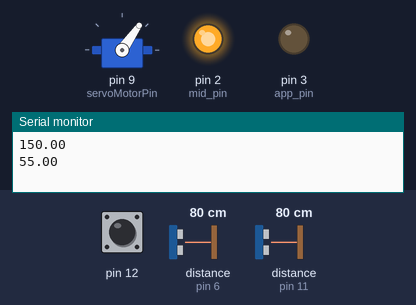
Simulated run of this sketch. Board: Arduino Uno, built with avr-gcc and run on an emulated ATmega328P. On the bench: servo, output pins drawn as LEDs (lit = HIGH), the last lines printed to the serial monitor. Wiring (inferred from the names in the program): ultrasonic range finder: trigger pin 5; echo pin 6. The inputs (shaded band) are chosen by the test bench; at power-on: distance to the obstacle (sensors on pin 6, pin 11) 80 cm, pin 12 HIGH. The echo pulse lasts 58.3 µs per cm; pins used as bus, display or sensor lines are not drawn.

Above: at 1.4 s.
1.5 s: distance to the obstacle (sensor on pin 6) set to 35 cm
At 2.6 s:
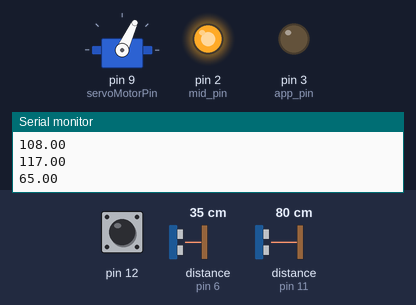
3.0 s: pin 12 pulled LOW for 0.15 s
At 4.2 s:
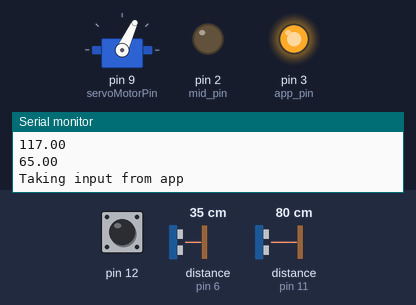
4.6 s: pin 12 pulled LOW for 1 s
At 6.3 s:
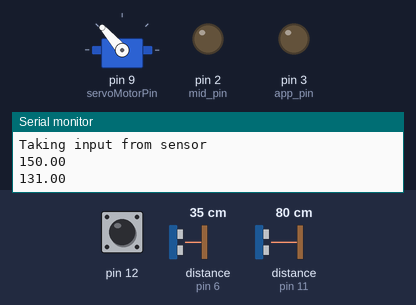
7.2 s: distance to the obstacle (sensor on pin 11) set to 39 cm
At 8.5 s:
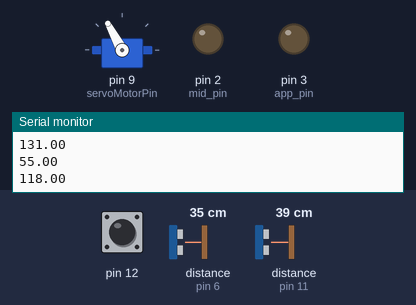
8.8 s: distance to the obstacle (sensor on pin 6) set to 60 cm
At 10.2 s:
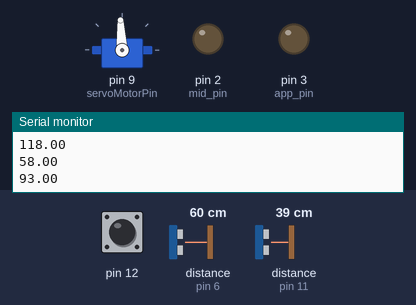
10.5 s: distance to the obstacle (sensor on pin 6) set to 2 cm
At 11.4 s:
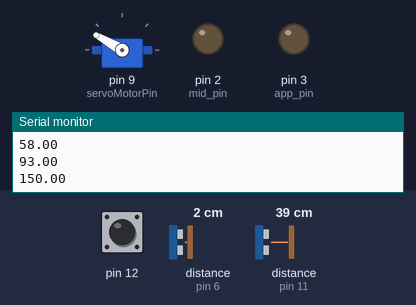
Timing chart, 0 to 13.1 s (numbered marks = the images above; inputs shaded):
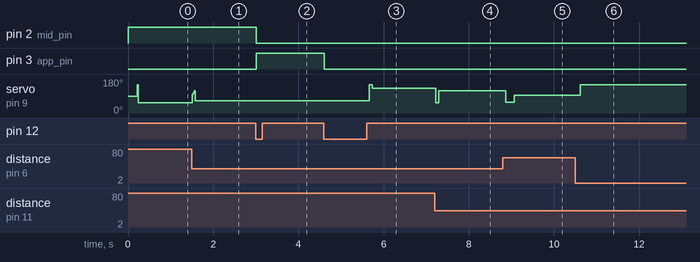

The sketch:

codev3.ino
```cpp
//sensor parameters

#define echoPin1  6  // controlled by car/app
#define trigPin1  5
#define echoPin2  11 // controlled by cube
#define trigPin2  10

#define app_pin 3
#define sensor_pin 4
#define mid_pin 2


bool from_app = false;
bool from_sensor = false;

int i = 0;

// sum for computing the average raw sensor value
float d1 = 0;
float d2 = 0;
float d3 = 0;
float distance = 0;

// motor parameters
#include <Servo.h>
Servo servo_motor;
int servoMotorPin = 9;


float setpoint = 22;
int period = 10;
float elapsedTime, time, timePrev;        //Variables for time control
float distance_previous_error, distance_error;
float PID_p, PID_i, PID_d, PID_total, PID_total_last;

float kp=6.3;
float ki=0.25;
float kd=380;

float servoAngle;


float measure_1 (void);
float measure_2 (void);

void setup()
{
  Serial.begin(9600);

  time = millis();

  pinMode(trigPin1, OUTPUT);
  pinMode(echoPin1, INPUT);
  pinMode(trigPin2, OUTPUT);
  pinMode(echoPin2, INPUT);

  pinMode(app_pin, OUTPUT);
  pinMode(sensor_pin, OUTPUT);
  pinMode(mid_pin, OUTPUT);
  pinMode(12, INPUT_PULLUP);
  digitalWrite(mid_pin, HIGH);

  servo_motor.attach(servoMotorPin);
  servo_motor.write(90);
  PID_total_last = 300;
  delay(200);

}

void loop()
{
//  unsigned long startTime = micros(); // this is used to measure the time it takes for the code to execute
  // obtain the sensor measurements

  if(digitalRead(12) == LOW){
    digitalWrite(2 + i, LOW);
    i ++;
    i %= 3;
    digitalWrite(2 + i, HIGH);

    if(i == 0){
      from_app = false;
      from_sensor = false;
      setpoint = 22;
      Serial.println("Center");

    }else if(i == 1){
      Serial.println("Taking input from app");
      from_app = true;


    }else if(i == 2){
      from_app = false;
      from_sensor = true;
      Serial.println("Taking input from sensor");

    }


    while(digitalRead(12) == LOW){
      delay(200);
    }

  }


  if (millis() > time+period)
  {
    time = millis();

    d1 = d2;
    d2 = d3;
    d3 = measure_1();
    distance = (d3 + d2 + d1) / 3;


    if(from_sensor){
          delay(30);
            setpoint = measure_2();

    }

    if(from_app){
          if (Serial.available() > 0) {
          int serialMessage = Serial.parseInt();
          delay(10);
          Serial.print("new setpoint : ");
          Serial.println(serialMessage);
          setpoint = serialMessage;
        }
    }

    distance_error = setpoint - distance;
    PID_p = kp * distance_error;
    float dist_diference = distance_error - distance_previous_error;
    PID_d = kd*((distance_error - distance_previous_error)/period);

    if(-3 < distance_error && distance_error < 3)
    {
      PID_i = PID_i + (ki * distance_error);
    }
    else
    {
      PID_i = 0;
    }

    PID_total = PID_p + PID_d + PID_i;
    PID_total = map(PID_total, -150, 150, 0, 150);

    if(PID_total < 25){PID_total = 25;}
    if(PID_total > 120) {PID_total = 120; }

    if((distance_error < -1 || distance_error > 1) && (abs(PID_total-PID_total_last) > 3)){
      servo_motor.write((int) PID_total+30);
      Serial.println(PID_total+30);
      // // Serial.println((int) PID_total+30);
      // Serial.println("->>");
      // Serial.println(i);

    }
    distance_previous_error = distance_error;
    PID_total_last = PID_total;


  }

  // Serial.println("->>");
  // Serial.println(i);

  delay(10); // uncomment this to introduce an additional delay

}

float measure_1 (void) {

long durata=0;
float distanza=0;

digitalWrite(trigPin1, LOW);
delayMicroseconds(10);

digitalWrite(trigPin1, HIGH);
delayMicroseconds(10);

digitalWrite(trigPin1, LOW);

durata = pulseIn(echoPin1, HIGH);
distanza = (float)durata/58.2;

delay(10);

if (distanza > 42) distanza=43;
else if (distanza < 0) distanza=0;

return (distanza);   // meters

}

float measure_2 (void) {

long durata=0;
float distanza=0;

digitalWrite(trigPin2, LOW);
delayMicroseconds(10);

digitalWrite(trigPin2, HIGH);
delayMicroseconds(10);

digitalWrite(trigPin2, LOW);

durata = pulseIn(echoPin2, HIGH);
distanza = (float)durata/58.2;

delay(10);

if (distanza > 42) distanza=43;
else if (distanza < 0) distanza=0;

// Serial.println("->");
// Serial.println(distanza);
return (distanza);   // meters

}
```

Measured:
- after the input at 1.5 s, servo on pin 9 (servoMotorPin): 55° → 65° at once
- after the input at 3.0 s, pin 2 (mid_pin): HIGH → LOW at once; pin 3 (app_pin): LOW → HIGH at once
- after the input at 4.6 s, pin 3 (app_pin): HIGH → LOW at once; servo on pin 9 (servoMotorPin): 65° → 150° after 1.1 s, → 131° 0.07 s later
- after the input at 7.2 s, servo on pin 9 (servoMotorPin): 131° → 55° at once, → 118° 0.07 s later
- after the input at 8.8 s, servo on pin 9 (servoMotorPin): 118° → 58° after 0.07 s, → 93° 0.20 s later
- after the input at 10.5 s, servo on pin 9 (servoMotorPin): 93° → 150° after 0.11 s
